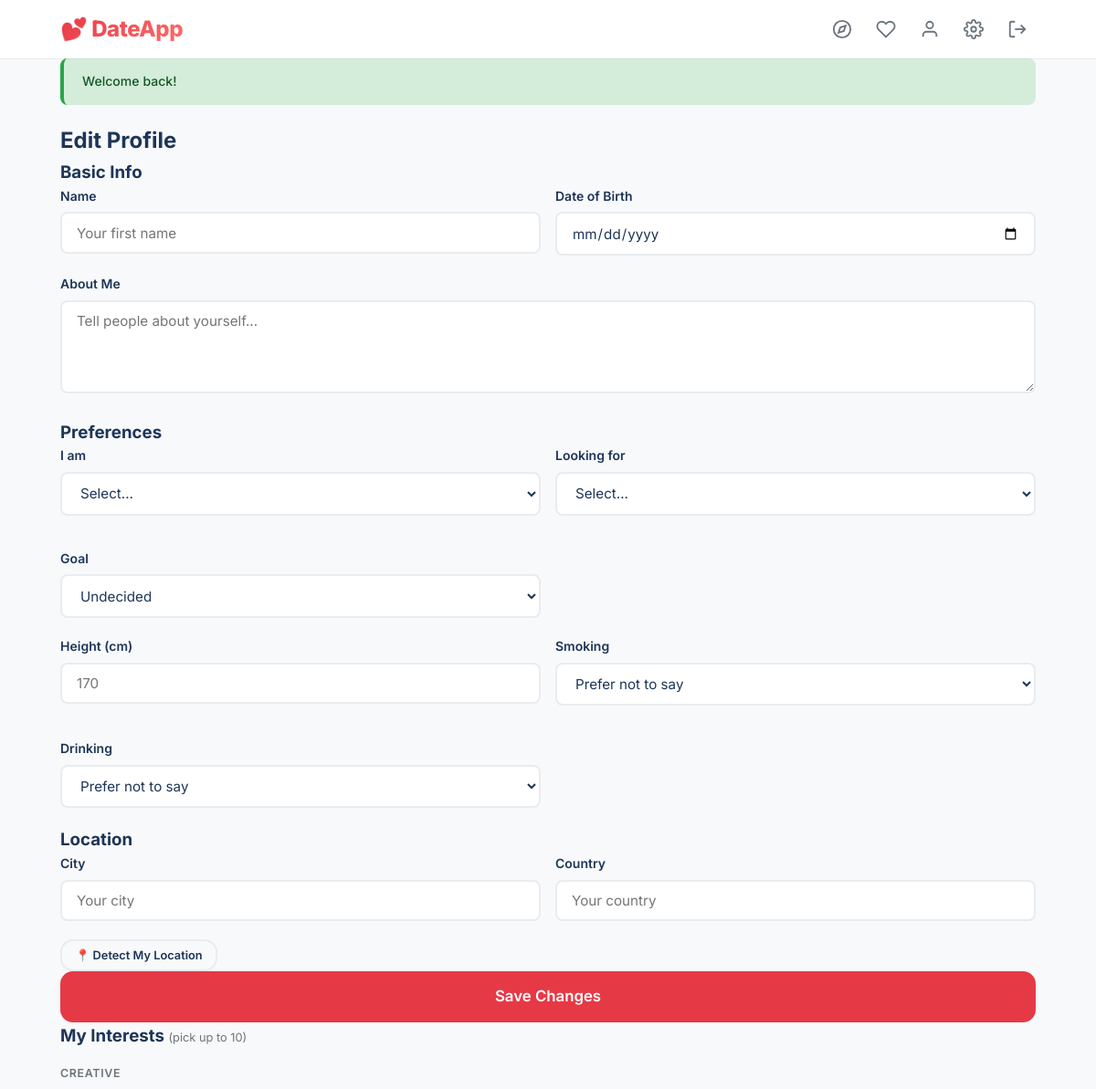
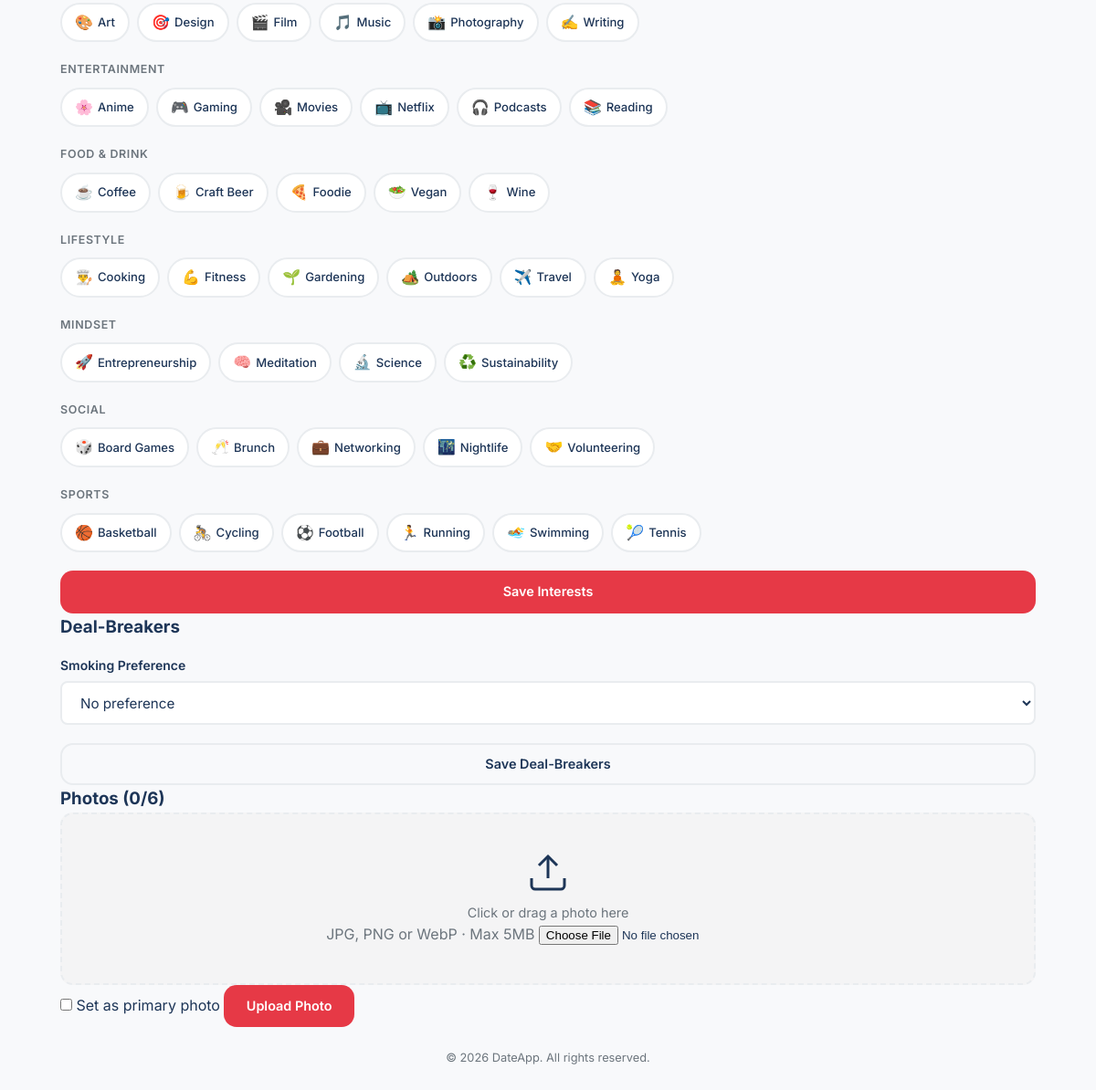
/profile/edit (signed in), run on the app's committed database (2 pictures, top to bottom).
### tables this page shows
CREATE TABLE IF NOT EXISTS `interests` (
    `id`       INT UNSIGNED AUTO_INCREMENT PRIMARY KEY,
    `name`     VARCHAR(50)  NOT NULL,
    `emoji`    VARCHAR(10)  NOT NULL DEFAULT '',
    `category` VARCHAR(30)  NOT NULL,
    UNIQUE KEY `uq_interest_name` (`name`)
);

### app/controllers/ProfileController.php (called while the page is built, shortened)
<?php
class ProfileController extends Controller
{
    public function edit(): void
    {
        $user = $this->requireAuth();
        $profile = Profile::getByUserId($user['id']);
        $photos  = Photo::getByUserId($user['id']);
        $allInterests = Profile::getAllInterests();
        $userInterestIds = Profile::getUserInterestIds($user['id']);
        $dealbreakers = Profile::getDealbreakers($user['id']);
        $isPremium = (bool)(\App\Models\User::findById($user['id'])['is_premium'] ?? false);
        View::render('profile/edit', [
            'profile'          => $profile,
            'photos'           => $photos,
            'allInterests'     => $allInterests,
            'userInterestIds'  => $userInterestIds,
            'dealbreakers'     => $dealbreakers,
            'isPremium'        => $isPremium,
        ]);
    }
}

### app/core/Router.php (called while the page is built, shortened)
<?php
class Router
{
    private array $routes = [];
    public function loadRoutes(string $file): void
    {
        $this->routes = require $file;
    }
    public function dispatch(string $method, string $uri): void
    {
        $uri = parse_url($uri, PHP_URL_PATH);
        $uri = rtrim($uri, '/') ?: '/';
        $basePath = parse_url(Config::get('app.url'), PHP_URL_PATH) ?? '';
        $basePath = rtrim($basePath, '/');
        if ($basePath !== '' && str_starts_with($uri, $basePath)) {
            $uri = substr($uri, strlen($basePath)) ?: '/';
        }
        $key = strtoupper($method) . ' ' . $uri;
        [$controllerClass, $action] = $this->routes[$key];
        $controller = new $controllerClass();
        $controller->$action();
    }
}

### public/index.php (called while the page is built, shortened)
<?php
spl_autoload_register(function (string $class) {
    $prefix = 'App\\';
    $relative = str_replace('\\', '/', substr($class, strlen($prefix)));
    $file     = BASE_PATH . '/app/' . $relative . '.php';
});
$router = new Router();
$router->loadRoutes(BASE_PATH . '/config/routes.php');
$router->dispatch($_SERVER['REQUEST_METHOD'], $_SERVER['REQUEST_URI']);

### app/core/Session.php (called while the page is built, shortened)
<?php
class Session
{
    public static function get(string $key, mixed $default = null): mixed
    {
        return $_SESSION[$key] ?? $default;
    }
}

### app/core/Controller.php (called while the page is built, shortened)
<?php
abstract class Controller
{
    protected function requireAuth(): array
    {
        $lastPing = Session::get('_last_active_ping', 0);
        if (time() - $lastPing > 60) {
            Database::getInstance()->query(
                "UPDATE users SET last_active_at = NOW() WHERE id = ?",
                [Session::get('user_id')]
            );
        }
        return [
            'id'    => (int)Session::get('user_id'),
            'email' => Session::get('user_email'),
        ];
    }
}

### config/database.php (called while the page is built)
<?php
return [
    'host'     => '127.0.0.1',
    'port'     => 3306,
    'dbname'   => 'dateapp',
    'username' => 'root',
    'password' => '',
    'charset'  => 'utf8mb4',
    'options'  => [
        PDO::ATTR_ERRMODE            => PDO::ERRMODE_EXCEPTION,
        PDO::ATTR_DEFAULT_FETCH_MODE => PDO::FETCH_ASSOC,
        PDO::ATTR_EMULATE_PREPARES   => false,
    ],
];

### app/core/Database.php (called while the page is built, shortened)
<?php
class Database
{
    private static ?Database $instance = null;
    private \PDO $pdo;
    private function __construct()
    {
        $cfg = require __DIR__ . '/../../config/database.php';
        $dsn = "mysql:host={$cfg['host']};port={$cfg['port']};dbname={$cfg['dbname']};charset={$cfg['charset']}";
        $this->pdo = new \PDO($dsn, $cfg['username'], $cfg['password'], $cfg['options']);
    }
    public static function getInstance(): self
    {
        if (self::$instance === null) {
            self::$instance = new self();
        }
        return self::$instance;
    }
    public function query(string $sql, array $params = []): \PDOStatement
    {
        $stmt = $this->pdo->prepare($sql);
        $stmt->execute($params);
        return $stmt;
    }
}

### app/core/Model.php (called while the page is built, shortened)
<?php
abstract class Model
{
    protected static string $table = '';
    protected static function db(): Database
    {
        return Database::getInstance();
    }
    public static function findBy(string $column, mixed $value): ?array
    {
        $table = static::$table;
        $stmt  = static::db()->query("SELECT * FROM `{$table}` WHERE `{$column}` = ? LIMIT 1", [$value]);
        $row   = $stmt->fetch();
        return $row ?: null;
    }
}

### app/models/Profile.php (called while the page is built, shortened)
<?php
class Profile extends Model
{
    public static function getByUserId(int $userId): ?array
    {
        return static::findBy('user_id', $userId);
    }
    public static function getAllInterests(): array
    {
        $stmt = static::db()->query("SELECT * FROM interests ORDER BY category, name");
        return $stmt->fetchAll();
    }
    public static function getUserInterestIds(int $userId): array
    {
        $stmt = static::db()->query(
            "SELECT interest_id FROM user_interests WHERE user_id = ?",
            [$userId]
        );
        return $stmt->fetchAll(\PDO::FETCH_COLUMN);
    }
}

### app/models/Photo.php (called while the page is built, shortened)
<?php
class Photo extends Model
{
    public static function getByUserId(int $userId): array
    {
        $stmt = static::db()->query(
            "SELECT * FROM photos WHERE user_id = ? ORDER BY is_primary DESC, uploaded_at ASC",
            [$userId]
        );
        return $stmt->fetchAll();
    }
}

### app/core/Config.php (called while the page is built, shortened)
<?php
class Config
{
    private static array $cache = [];
    public static function get(string $key, mixed $default = null): mixed
    {
        $parts = explode('.', $key, 2);
        $file  = $parts[0];
        if (!isset(self::$cache[$file])) {
            $path = __DIR__ . '/../../config/' . $file . '.php';
            self::$cache[$file] = file_exists($path) ? require $path : [];
        }
        return self::$cache[$file][$parts[1]] ?? $default;
    }
}

### app/views/profile/edit.php (the view, shortened to what this page needs)
<section class="profile-edit-page">
    <h2>Edit Profile</h2>
    <form method="POST" action="/dateapp/profile/update" class="profile-form">
        <div class="form-card">
            <h3>Basic Info</h3>
            <div class="form-row">
                <div class="form-group">
                    <label for="name">Name</label>
                    <input type="text" id="name" name="name" value="<?= htmlspecialchars($profile['name'] ?? '', ENT_QUOTES, 'UTF-8') ?>" placeholder="Your first name" required>
                </div>
                <div class="form-group">
                    <label for="date_of_birth">Date of Birth</label>
                    <input type="date" id="date_of_birth" name="date_of_birth" value="<?= htmlspecialchars($profile['date_of_birth'] ?? '', ENT_QUOTES, 'UTF-8') ?>" max="<?= date('Y-m-d', strtotime('-18 years')) ?>">
                </div>
            </div>
            <div class="form-group">
                <label for="bio">About Me</label>
                <textarea id="bio" name="bio" rows="4" placeholder="Tell people about yourself..."><?= htmlspecialchars($profile['bio'] ?? '', ENT_QUOTES, 'UTF-8') ?></textarea>
            </div>
        </div>
        <div class="form-card">
            <h3>Preferences</h3>
            <div class="form-row form-row-3">
                <div class="form-group">
                    <label for="gender">I am</label>
                    <select id="gender" name="gender">
                        <option value="">Select...</option>
                    </select>
                </div>
                <div class="form-group">
                    <label for="looking_for">Looking for</label>
                    <select id="looking_for" name="looking_for">
                        <option value="">Select...</option>
                    </select>
                </div>
                <div class="form-group">
                    <label for="relationship_goal">Goal</label>
                    <select id="relationship_goal" name="relationship_goal">
                        <option value="undecided" <?= ($profile['relationship_goal'] ?? '') === 'undecided' ? 'selected' : '' ?>>Undecided</option>
                    </select>
                </div>
            </div>
            <div class="form-row form-row-3">
                <div class="form-group">
                    <label for="height_cm">Height (cm)</label>
                    <input type="number" id="height_cm" name="height_cm" value="<?= (int)($profile['height_cm'] ?? 0) ?: '' ?>" min="100" max="250" placeholder="170">
                </div>
                <div class="form-group">
                    <label for="smoking">Smoking</label>
                    <select id="smoking" name="smoking">
                        <option value="">Prefer not to say</option>
                    </select>
                </div>
                <div class="form-group">
                    <label for="drinking">Drinking</label>
                    <select id="drinking" name="drinking">
                        <option value="">Prefer not to say</option>
                    </select>
                </div>
            </div>
        </div>
        <div class="form-card">
            <h3>Location</h3>
            <div class="form-row">
                <div class="form-group">
                    <label for="city">City</label>
                    <input type="text" id="city" name="city" value="<?= htmlspecialchars($profile['city'] ?? '', ENT_QUOTES, 'UTF-8') ?>" placeholder="Your city">
                </div>
                <div class="form-group">
                    <label for="country">Country</label>
                    <input type="text" id="country" name="country" value="<?= htmlspecialchars($profile['country'] ?? '', ENT_QUOTES, 'UTF-8') ?>" placeholder="Your country">
                </div>
            </div>
            <button type="button" id="detectLocationBtn" class="btn btn-outline btn-sm">📍 Detect My Location</button>
        </div>
        <button type="submit" class="btn btn-primary btn-lg btn-block">Save Changes</button>
    </form>
    <form method="POST" action="/dateapp/profile/interests" class="form-card interests-section">
        <h3>My Interests <span class="text-muted">(pick up to 10)</span></h3>
        <?php
            $grouped = [];
            foreach (($allInterests ?? []) as $tag) {
                $grouped[$tag['category']][] = $tag;
            }
        ?>
        <?php foreach ($grouped as $category => $tags): ?>
            <div class="interest-category">
                <h4><?= htmlspecialchars($category, ENT_QUOTES, 'UTF-8') ?></h4>
                <div class="interest-grid">
                    <?php foreach ($tags as $tag): ?>
                        <label class="interest-tag <?= in_array($tag['id'], $userInterestIds ?? []) ? 'selected' : '' ?>">
                            <span class="interest-tag-content">
                                <span class="interest-emoji"><?= $tag['emoji'] ?></span>
                                <span class="interest-name"><?= htmlspecialchars($tag['name'], ENT_QUOTES, 'UTF-8') ?></span>
                            </span>
                        </label>
                    <?php endforeach; ?>
                </div>
            </div>
        <?php endforeach; ?>
        <button type="submit" class="btn btn-primary btn-block">Save Interests</button>
    </form>
    <form method="POST" action="/dateapp/profile/dealbreakers" class="form-card dealbreaker-section">
        <h3>Deal-Breakers <?php if (empty($isPremium)): ?><span class="text-muted">(1 max — go premium for more)</span><?php endif; ?></h3>
        <div class="form-group">
            <label for="dealbreaker_smoking">Smoking Preference</label>
            <select id="dealbreaker_smoking" name="dealbreaker_smoking">
                <option value="">No preference</option>
            </select>
        </div>
        <button type="submit" class="btn btn-outline btn-block">Save Deal-Breakers</button>
    </form>
    <div class="form-card photos-section">
        <h3>Photos (<?= count($photos) ?>/<?= \App\Core\Config::get('app.max_photos_per_user', 6) ?>)</h3>
        <?php if (count($photos) < \App\Core\Config::get('app.max_photos_per_user', 6)): ?>
        <form method="POST" action="/dateapp/profile/photo" enctype="multipart/form-data" class="upload-form">
            <div class="upload-zone" id="uploadZone">
                <svg width="48" height="48" viewBox="0 0 24 24" fill="none" stroke="currentColor" stroke-width="1.5"><path d="M21 15v4a2 2 0 0 1-2 2H5a2 2 0 0 1-2-2v-4"/><polyline points="17 8 12 3 7 8"/><line x1="12" y1="3" x2="12" y2="15"/></svg>
                <p>Click or drag a photo here</p>
                <span class="text-muted">JPG, PNG or WebP · Max 5MB</span>
                <input type="file" name="photo" accept="image/jpeg,image/png,image/webp" id="photoInput" class="upload-input">
            </div>
            <label class="checkbox-label">
                <input type="checkbox" name="is_primary" value="1"> Set as primary photo
            </label>
            <button type="submit" class="btn btn-primary">Upload Photo</button>
        </form>
        <?php endif; ?>
    </div>
</section>

### data on the page
interests: emoji "🎨", name "Art"
interests: emoji "🎯", name "Design"
interests: emoji "🎬", name "Film"
interests: emoji "🎵", name "Music"
interests: emoji "📸", name "Photography"
interests: emoji "✍️", name "Writing"
interests: emoji "🌸", name "Anime"
interests: emoji "🎮", name "Gaming"
interests: emoji "🎥", name "Movies"
interests: emoji "📺", name "Netflix"
interests: emoji "🎧", name "Podcasts"
interests: emoji "📚", name "Reading"
interests: emoji "☕", name "Coffee"
interests: emoji "🍺", name "Craft Beer"
interests: emoji "🍕", name "Foodie"
interests: emoji "🥗", name "Vegan"
interests: emoji "🍷", name "Wine"
interests: emoji "👨‍🍳", name "Cooking"
interests: emoji "💪", name "Fitness"
interests: emoji "🌱", name "Gardening"
interests: emoji "🏕️", name "Outdoors"
interests: emoji "✈️", name "Travel"
interests: emoji "🧘", name "Yoga"
interests: emoji "🚀", name "Entrepreneurship"
interests: emoji "🧠", name "Meditation"
interests: emoji "🔬", name "Science"
interests: emoji "♻️", name "Sustainability"
interests: emoji "🎲", name "Board Games"
interests: emoji "🥂", name "Brunch"
interests: emoji "💼", name "Networking"
interests: emoji "🌃", name "Nightlife"
interests: emoji "🤝", name "Volunteering"
interests: emoji "🏀", name "Basketball"
interests: emoji "🚴", name "Cycling"
interests: emoji "⚽", name "Football"
interests: emoji "🏃", name "Running"
interests: emoji "🏊", name "Swimming"
interests: emoji "🎾", name "Tennis"

### other printed values
$success "Welcome back!"
$category "CREATIVE"
$category "ENTERTAINMENT"
$category "FOOD & DRINK"
$category "LIFESTYLE"
$category "MINDSET"
$category "SOCIAL"
$category "SPORTS"
count($photos) "0"
